Frame 1 (no input): blank canvas, image omitted
Frame 60 (the mouse pressed at the canvas centre just before this capture): blank canvas, image omitted
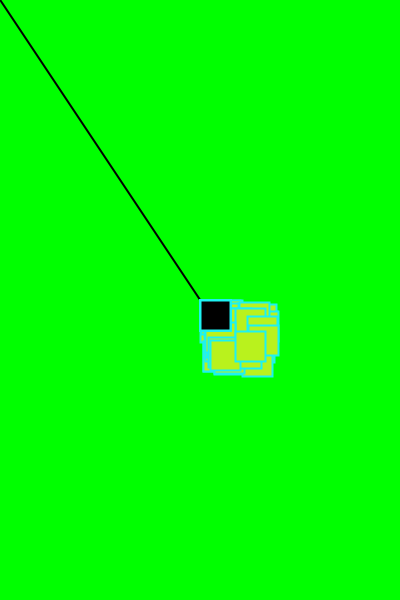
Frame 120 (the mouse held since frame 60 and released just before this capture)

The Processing sketch whose frames 1 and 60 were blank and that drew this single picture after the mouse press (run headless with seeded random() and noise(); from frame 60 on, the mouse is pressed at the canvas centre):

// Processing sketch: processing_154913
// ── processing_154913.pde

void setup(){
  size(400, 600);
  background(0, 255, 0);
}
    
    void draw(){
      //background(0, 0, 255);
      fill(0, 0, 0);
      strokeWeight(2);
      if(mousePressed){
        line( pmouseX, pmouseY, mouseX, mouseY);
        stroke(29,242,242);
        rect(mouseX, mouseY, 30, 30);
        fill(185,242,29);
        //fill(252,76,211);
        rect(mouseX+random(50), mouseY+random(50),30,30);

      }
      }
